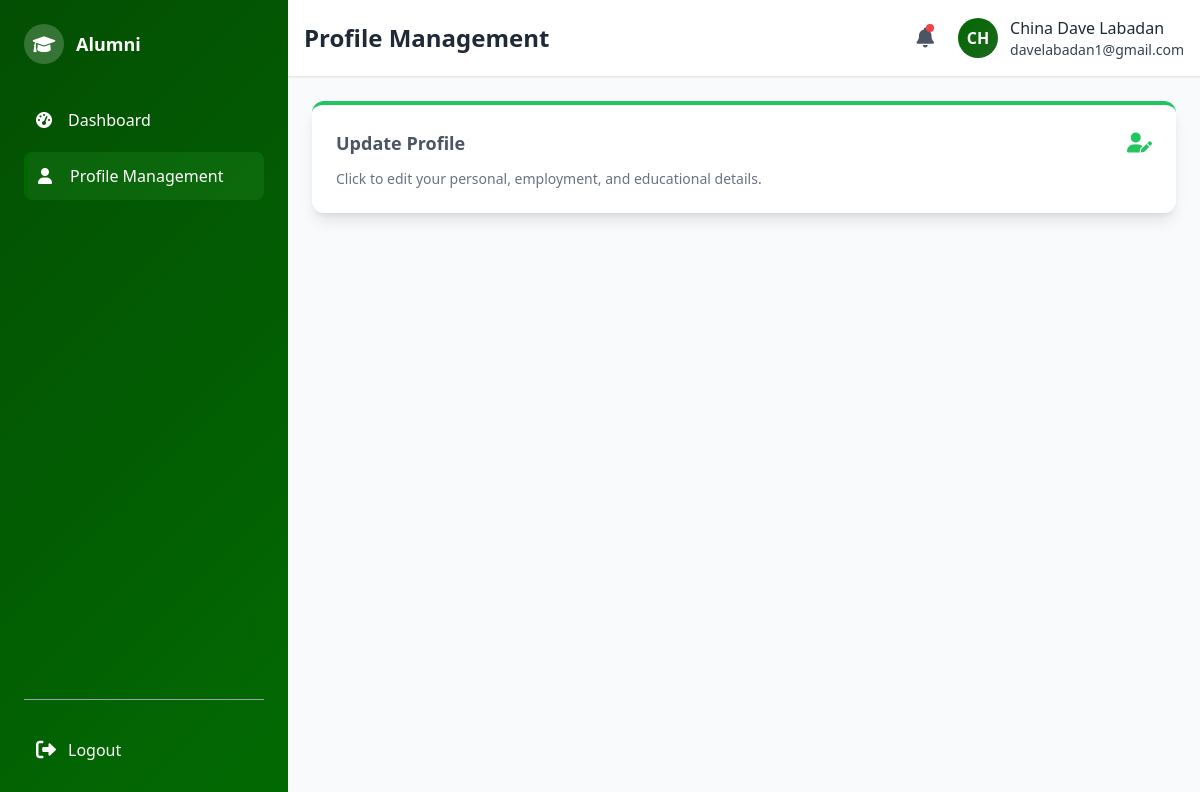
Screenshot of /alumni/alumni_profile.php (signed in) with the database file from the repository.
### tables this page shows
CREATE TABLE `users` (
  `user_id` int(11) NOT NULL,
  `email` varchar(100) NOT NULL,
  `password` varchar(200) NOT NULL,
  `role` enum('admin','alumni') NOT NULL,
  `name` varchar(150) NOT NULL,
  `created_at` timestamp NOT NULL DEFAULT current_timestamp()
);

### alumni/alumni_profile.php (the view, shortened to what this page needs)
<?php
include("../connect.php");
$user_id = $_SESSION['user_id'];
$page_title = "Profile Management";
$active_page = "profile";
$stmt = $conn->prepare("
    SELECT ap.*, u.email,
           tb.barangay_name, tm.municipality_name, tp.province_name, tr.region_name,
           tr.region_id, tp.province_id, tm.municipality_id, tb.barangay_id
    FROM alumni_profile ap
    LEFT JOIN users u ON ap.user_id = u.user_id
    LEFT JOIN address a ON ap.address_id = a.address_id
    LEFT JOIN table_barangay tb ON a.barangay_id = tb.barangay_id
    LEFT JOIN table_municipality tm ON tb.municipality_id = tm.municipality_id
    LEFT JOIN table_province tp ON tm.province_id = tp.province_id
    LEFT JOIN table_region tr ON tp.region_id = tr.region_id
    WHERE ap.user_id = ?
");
$stmt->bind_param("i", $user_id);
$stmt->execute();
$result = $stmt->get_result();
$profile = $result->fetch_assoc() ?: [];
$is_profile_rejected = !empty($profile) && ($profile['submission_status'] ?? '') === 'Rejected';
$can_update_yearly = empty($profile) ||
                     ($profile && ($profile['last_profile_update'] === null ||
                      strtotime($profile['last_profile_update'] . ' +1 year') <= time()));
$can_reupload = $is_profile_rejected;
$can_update = empty($profile) || $can_update_yearly || $can_reupload;
?>
<div class="space-y-6">
    <div id="updateProfileBtn" class="bg-white p-6 rounded-xl shadow-lg flex flex-col justify-between hover:shadow-xl transition duration-200 border-t-4 <?php echo $can_update ? 'border-green-500 cursor-pointer' : 'border-gray-300 cursor-not-allowed'; ?>">
        <div class="flex items-center justify-between mb-3">
            <h3 class="text-lg font-semibold <?php echo $can_update ? 'text-gray-600' : 'text-gray-400'; ?>">
                <?php echo $can_update ? 'Update Profile' : 'Profile Update Not Available'; ?>
            </h3>
            <i class="fas fa-user-edit text-xl <?php echo $can_update ? 'text-green-500' : 'text-gray-400'; ?>"></i>
        </div>
        <p class="text-sm <?php echo $can_update ? 'text-gray-500' : 'text-gray-400'; ?>">
            <?php
            if ($can_update) {
                echo 'Click to edit your personal, employment, and educational details.';
            } else {
                if (!empty($profile) && ($profile['submission_status'] ?? '') === 'Approved') {
                    echo 'Your profile has been approved. You can update again after one year.';
                } else {
                    echo 'Profile update is not available at this time.';
                }
            }
            ?>
        </p>
    </div>
</div>
<?php
$page_content = ob_get_clean();
include("alumni_format.php");
?>

### alumni/alumni_format.php (shortened to what this page needs)
<?php
include("../connect.php");
$user_id = $_SESSION["user_id"];
$stmt = $conn->prepare("
    SELECT ap.first_name, ap.last_name, u.email, u.name as user_name
    FROM users u
    LEFT JOIN alumni_profile ap ON u.user_id = ap.user_id
    WHERE u.user_id = ?
");
$stmt->bind_param("i", $user_id);
$stmt->execute();
$result = $stmt->get_result();
$profile = $result->fetch_assoc() ?: [];
$full_name = 'Alumni';
if (!empty($profile)) {
    if (!empty($profile['first_name']) || !empty($profile['last_name'])) {
        $full_name = trim(
            ($profile['first_name'] ?? '') . ' ' .
            ($profile['last_name'] ?? '')
        );
    } elseif (!empty($profile['user_name'])) {
        $full_name = $profile['user_name'];
    }
}
$page_title = $page_title ?? "Alumni Page";
?>
<!DOCTYPE html>
<html lang="en">
<head>
    <script src="https://cdn.tailwindcss.com"></script>
    <link href="https://cdnjs.cloudflare.com/ajax/libs/font-awesome/6.0.0/css/all.min.css" rel="stylesheet">
    <link rel="stylesheet" href="alumni_format.css">
</head>
<body class="bg-gray-50 min-h-screen flex">
    <aside class="w-72 gradient-bg text-white flex-shrink-0">
        <div class="sidebar-wrapper flex flex-col justify-between">
            <div class="p-6">
                <div class="flex items-center space-x-3 mb-8">
                    <div class="w-10 h-10 rounded-full bg-white bg-opacity-20 flex items-center justify-center">
                        <i class="fas fa-graduation-cap text-lg" aria-hidden="true"></i>
                    </div>
                    <h2 class="font-bold text-lg">Alumni</h2>
                </div>
                <nav class="space-y-2">
                    <a href="alumni_dashboard.php"
                       class="sidebar-item <?php echo ($active_page ?? '') === 'dashboard' ? 'active' : ''; ?>
                              flex items-center space-x-3 p-3 rounded-lg">
                        <i class="fas fa-tachometer-alt w-5" aria-hidden="true"></i>
                        <span>Dashboard</span>
                    </a>
                    <a href="alumni_profile.php"
                       class="sidebar-item <?php echo ($active_page ?? '') === 'profile' ? 'active' : ''; ?>
                              flex items-center space-x-3 p-3 rounded-lg">
                        <i class="fas fa-user w-5" aria-hidden="true"></i>
                        <span>Profile Management</span>
                    </a>
                </nav>
            </div>
            <div class="p-6">
                <hr class="border-gray-400 my-6">
                <a href="../login/logout.php"
                   class="flex items-center space-x-3 text-white hover:text-red-500 p-3 rounded-lg">
                    <i class="fas fa-sign-out-alt text-xl" aria-hidden="true"></i>
                    <span>Logout</span>
                </a>
            </div>
        </div>
    </aside>
    <div class="flex-1 flex flex-col">
        <header class="bg-white shadow-sm border-b p-4">
            <div class="flex items-center justify-between">
                <h1 class="text-2xl font-bold text-gray-800"><?php echo htmlspecialchars($page_title); ?></h1>
                <div class="flex items-center space-x-6">
                    <div class="relative">
                        <button id="notificationBtn"
                                class="relative text-gray-600 hover:text-blue-600 flex items-center">
                            <i class="fas fa-bell text-xl"></i>
                            <span class="absolute top-0 right-0 w-2 h-2 bg-red-500 rounded-full"></span>
                        </button>
                    </div>
                    <div class="flex items-center space-x-3">
                        <div class="profile-avatar w-10 h-10 rounded-full flex items-center justify-center text-white font-bold overflow-hidden">
                            <?php
                            $stmt = $conn->prepare("SELECT ap.photo_path, u.name, u.email FROM users u LEFT JOIN alumni_profile ap ON u.user_id = ap.user_id WHERE u.user_id = ?");
                            $stmt->bind_param("i", $user_id);
                            $stmt->execute();
                            $result = $stmt->get_result();
                            $initials = 'AL';
                            $user_email = '';
                            $photo_path = null;
                            if ($row = $result->fetch_assoc()) {
                                $initials = strtoupper(substr(trim($row['name'] ?: 'Alumni'), 0, 2));
                                $user_email = $row['email'];
                                $photo_path = $row['photo_path'];
                            }
                            if ($photo_path && file_exists("../" . $photo_path)) {
                                echo '<img src="../' . htmlspecialchars($photo_path) . '" alt="Profile" class="w-full h-full object-cover">';
                            } else {
                                echo htmlspecialchars($initials);
                            }
                            ?>
                        </div>
                        <div class="hidden md:block">
                            <p class="font-medium text-gray-800"><?php echo htmlspecialchars($full_name); ?></p>
                            <p class="font-medium text-gray-700 text-sm"><?php echo htmlspecialchars($user_email); ?></p>
                        </div>
                    </div>
                </div>
            </div>
        </header>
        <main class="flex-1 p-6 overflow-auto">
            <?php echo $page_content ?? ''; ?>
        </main>
    </div>
</body>
</html>

### alumni/alumni_format.css (style rules this page uses)
:root { --primary-green: #034f03; --forest-green: #026a02; --lime-green: #016801; --sea-green: #1d681d; --light-bg: #06690e; --dark-text: #1C1C1C; }
.gradient-bg { background: linear-gradient(135deg, var(--primary-green) 0%, var(--forest-green) 100%); }
.sidebar-item { transition: all 0.3s ease; color: #fff; padding-left: 14px; }
.sidebar-item.active { background: rgba(34, 139, 34, 0.3); border-left: 4px solid var(--lime-green); padding-left: 10px; }
.profile-avatar { background: linear-gradient(135deg, var(--lime-green) 0%, var(--sea-green) 100%); }
.sidebar-wrapper { height: 100vh; overflow-y: auto; position: sticky; top: 0; }
.hidden { display: none; }

### rows the page displays
users: name "CH", name "China Dave Labadan", email "davelabadan1@gmail.com"

### other values shown
$page_title "Profile Management"
